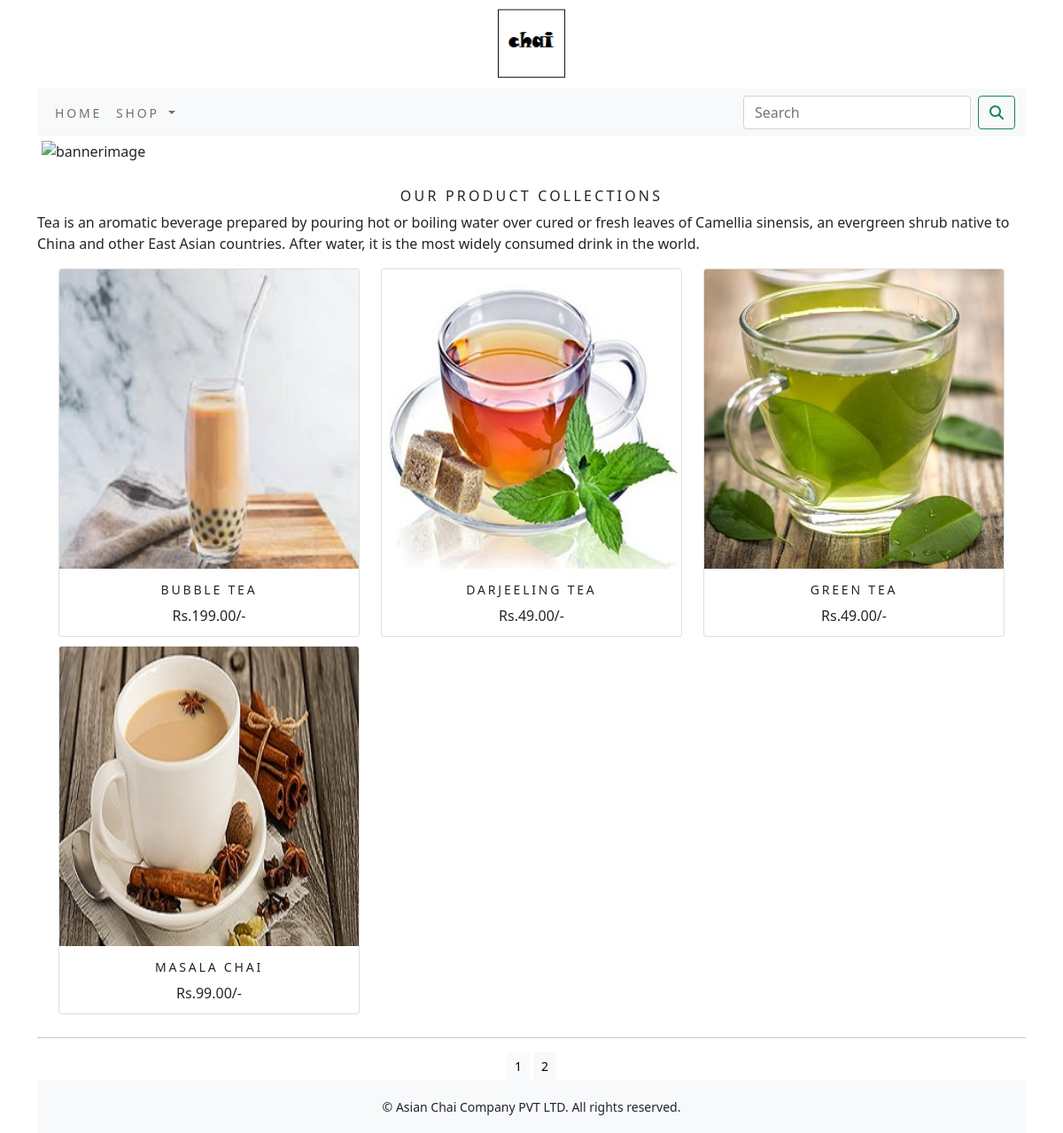
The page / on the database its author committed.
### shop/models.py (models this page shows, shortened)
class Product(models.Model):
    name = models.CharField(max_length=250, unique=True)
    slug = models.SlugField(max_length=250, unique=True)
    description = models.TextField(blank=True)
    price = models.DecimalField(max_digits=10, decimal_places=2)
    category = models.ForeignKey(Category, on_delete=models.CASCADE)
    image = models.ImageField(upload_to='product', blank=True)
    stock = models.IntegerField()
    available = models.BooleanField(default=True)
    created = models.DateTimeField(auto_now_add=True)
    updated = models.DateTimeField(auto_now=True)
    class Meta:
        ordering = ('name',)
        verbose_name = 'product'
        verbose_name_plural = 'products'
    def get_url(self):
        return reverse('shop:prodCatDetail', args=[self.category.slug, self.slug])

### shop/views.py (the view)
# urls.py: path('', views.allProdCat, name='allProdCat'),
def allProdCat(request, c_slug=None):
    c_page = None
    products_list = None
    if c_slug != None:
        c_page = get_object_or_404(Category, slug=c_slug)
        products_list = Product.objects.all().filter(category=c_page, available=True)
    else:
        products_list = Product.objects.all().filter(available=True)
    paginator = Paginator(products_list, 4)
    try:
        page = int(request.GET.get('page', '1'))
    except:
        page = 1
    try:
        products = paginator.page(page)
    except(EmptyPage, InvalidPage):
        products = paginator.page(paginator.num_pages)
    return render(request, 'category.html', {'category': c_page, 'products': products})

### cart/context_processors.py (called while the page is built)
def counter(request):
    item_count = 0
    if 'admin' in request.path:
        return {}
    else:
        try:
            cart = Cart.objects.filter(cart_id=_cart_id(request))
            cart_items = CartItem.objects.all().filter(cart=cart[:1])
            for cart_item in cart_items:
                item_count += cart_item.quantity
        except Cart.DoesNotExist:
            item_count = 0
    return dict(item_count=item_count)

### cart/views.py (called while the page is built)
def _cart_id(request):
    cart = request.session.session_key
    if not cart:
        cart = request.session.create()
    return cart

### shop/context_processors.py (called while the page is built)
def menu_links(request):
    links = Category.objects.all()
    return dict(links=links)

### shop/models.py (called while the page is built)
    def get_url(self):
        return reverse('shop:products_by_category', args=[self.slug])

### template/category.html (shortened to what this page needs)
{% extends 'base.html' %}
{% load static %}
{% block content %}
<div class="mx-auto">
    {% if category %}
    <img class="my_image" src="{{category.image.url}}" alt="{{category.name}}">
</div><br>
<div>
    <h1 class="text-center my_title">{{category.name}}</h1>
    <p class="text-justify">{{category.description}}</p>
</div>
{% else %}
<div>
    <img class="my_image my_image_padding" src="{% static 'img/banner.png' %}" alt="bannerimage" width="1250px;">
</div><br>
<div>
    <h1 class="text-center my_title">Our Product Collections</h1>
    <p class="text-justify">Tea is an aromatic beverage prepared by pouring hot or boiling water
        over cured or fresh leaves of Camellia sinensis,
        an evergreen shrub native to China and other East Asian countries.
        After water, it is the most widely consumed drink in the world.</p>
</div>
{% endif %}
<div class="container">
    <div class="row mx-auto">
        {% for product in products.object_list %}
        <div class="my_bottom_margin col-9 col-sm-12 col-md-4 col-lg-4">
            <div class="card text-center" style="min-width:18rem; height:26rem;">
             <a href="{{product.get_url}}"><img class="card-img-top my_image" src="{{product.image.url}}" alt="{{product.name}}"></a>
            <div class="card-body">
                <h4>{{product.name}}</h4>
                <p>Rs.{{product.price}}/-</p>
            </div>
            </div>
        </div>
        {% endfor %}
    </div>
</div>
<div class="mx-auto">
    {% if products.paginator.num_pages > 1 %}
    <hr>
    <div class="text-center">
        {% for pg in products.paginator.page_range %}
        <a href="?page={{pg}}" class="btn btn-light btn-sm {% if products.number == pg %} active {% endif %}">{{pg}}</a>
        {% endfor %}
    </div>
    {% endif %}
</div>
{% endblock %}

### template/base.html (shortened to what this page needs)
{% load static %}
<!DOCTYPE html>
<html lang="en">
<head>
    <link rel="stylesheet" href="{% static 'css/custom.css' %}">
    <link href="{% static 'css/bootstrap.min.css' %}" rel="stylesheet">
</head>
<body>
<div class="container">
    {% include 'header.html' %}
    {% include 'navbar.html' %}
    {% block content %}
    {% endblock %}
    {% include 'footer.html' %}
</div>
</body>
</html>

### template/header.html
{% load static %}
<header>
    <center>
        <a href="{% url 'shop:allProdCat' %}">
        <img src="{% static 'img/logo.png' %}" alt="logoimage" width="100px" height="100px"></a>
    </center>
</header>

### template/navbar.html (shortened to what this page needs)
{% load static %}
<nav class="navbar navbar-expand-lg navbar-light bg-light">
  <div class="container-fluid">
    <div class="collapse navbar-collapse" id="navbarSupportedContent">
      <ul class="navbar-nav me-auto mb-2 mb-lg-0">
        <li class="nav-item">
          <a class="nav-link" href="{% url 'shop:allProdCat' %}">Home</a>
        </li>
        <li class="nav-item dropdown {% if 'shop' in request.path %} active {% endif %}">
          <a class="nav-link dropdown-toggle" href="#" id="navbarDropdown" role="button" data-bs-toggle="dropdown" aria-expanded="false">
            Shop
          </a>
        </li>
      </ul>
      <form class="d-flex" action="{% url 'search:SearchResult' %}" method="get">
        <input class="form-control me-2" type="search" placeholder="Search" name='q' aria-label="Search">
        <button class="btn btn-outline-success" type="submit"><i class="fas fa-search"></i></button>
      </form>
    </div>
  </div>
</nav>

### template/footer.html
<div class="footer navbar-fixed-bottom my_footer">
  <p class="text-center">&copy; Asian Chai Company PVT LTD. All rights reserved.</p>
</div>

### static/css/custom.css (style rules this page uses)
body { font-family: 'Roboto', sans-serif; }
.nav-item { letter-spacing:.2em; font-size:14px; text-transform:uppercase; }
.my_footer { background-color:#f8f9fa; height:60px; }
.my_footer p { padding-top:20px; font-size:14px; }
.my_image { width:100%; height:auto; }
.my_title { font-size:16px; text-transform:uppercase; letter-spacing:.2em; }
.my_image_padding { padding:5px; }
.my_bottom_margin { margin-bottom:10px; }
.card-body h4 { font-size:14px; text-transform:uppercase; letter-spacing:.2em; }

### rows shown on the page
Product: image (picture), name "BUBBLE TEA", price "199.00"
Product: image (picture), name "DARJEELING TEA", price "49.00"
Product: image (picture), name "GREEN TEA", price "49.00"
Product: image (picture), name "MASALA CHAI", price "99.00"

### other values the page prints
{{ pg }} "1" "2"
